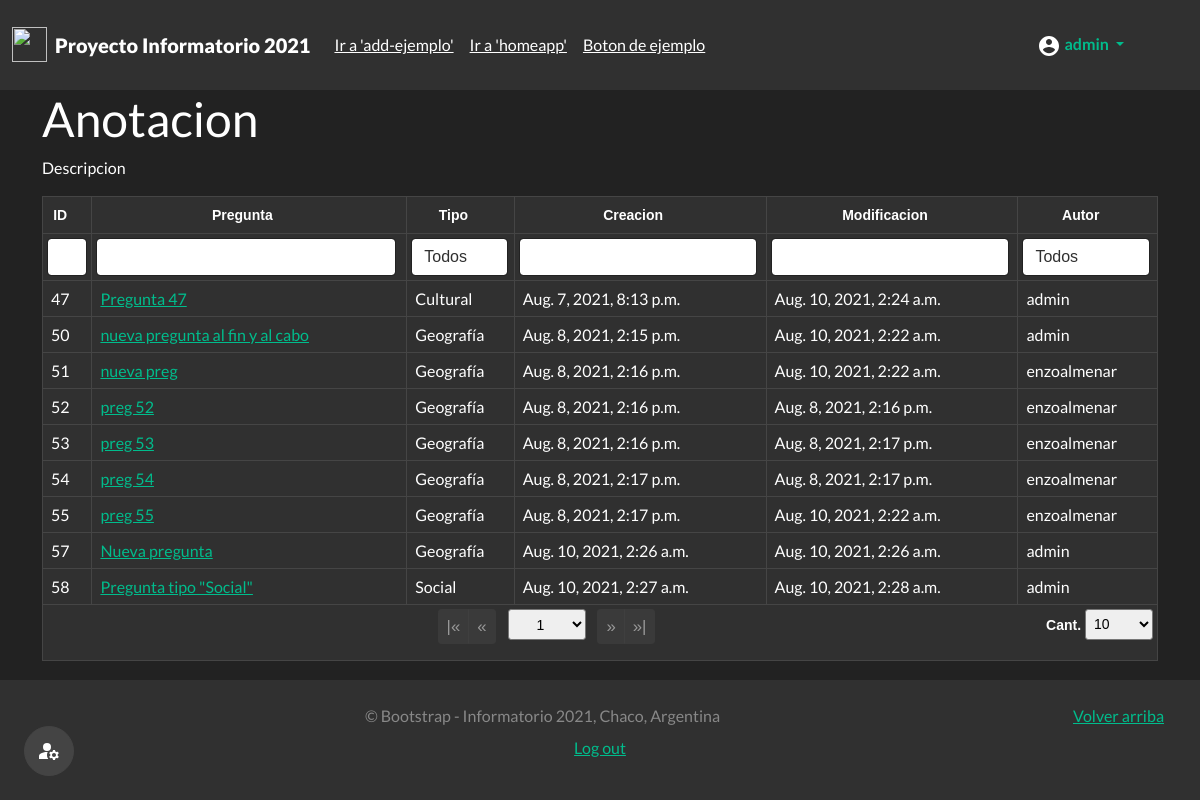
The page /useradmin/prg (signed in) on the database its author committed.
### juego_chaco/models.py (models this page shows)
class Pregunta(models.Model):
    autor = models.ForeignKey(User, on_delete=models.CASCADE) #modificar mas adelante
    pregunta = models.CharField(max_length=500)
    clasificacion = models.CharField(max_length=30,choices=Clasificacion.choices,default=Clasificacion.GEOGRAFIA,)
    fecha_creacion = models.DateTimeField(auto_now_add=True, editable=False)
    fecha_modificacion = models.DateTimeField(auto_now=True)
    def __str__(self):
        return self.pregunta

### authusuario/views.py (the view)
# urls.py: path('useradmin/<str:id>',views.mi_useradmin,name="mi_useradmin"),
@login_required(login_url="login")
@permission_required('authusuario.es_usuario_admin',raise_exception=True)
def mi_useradmin(request,id):
    sw={"prg":admin_cuestionarios,"usr":admin_usuarios,"act":admin_actividades}
    func= sw.get(id,"ERROR")
    if func != "ERROR":
        return func(request)
    raise Http404

### juego_chaco/views.py (called while the page is built)
def admin_cuestionarios(request):
    lista_preguntas=Pregunta.objects.all()
    context={"cuestionario":lista_preguntas}
    return render(request,'admin/admin_cuestionarios.html',context)

### templates/admin/admin_cuestionarios.html (shortened to what this page needs)
{% extends 'base.html' %}
{% load static %}
{% block load_scr %}
<link href={% static 'css/theme.bootstrap_4.css' %} rel="stylesheet">
<link href={% static 'css/jquery.tablesorter.pager.css' %} rel="stylesheet">
{% endblock  %}
{% block content %}
<div class="container">
  <h1>Anotacion</h2>
  <p>Descripcion</p>
  <table class="table table-dark table-bordered table-hover table-responsive">
    <thead class="thead-dark text-center">
      <tr>
        <th>ID</th>
        <th>Pregunta</th>
        <th class="filter-select filter-exact" data-placeholder="Todos">Tipo</th>
        <th>Creacion</th>
        <th>Modificacion</th>
        <th class="filter-select filter-exact" data-placeholder="Todos">Autor</th>
    </thead>
    <tfoot class="text-center">
      <tr>
        <th colspan="7" class="ts-pager">
          <div class="form-inline">
            <div class="btn-group btn-group-sm mx-1" role="group">
              <button type="button" class="btn btn-secondary first" title="first">|&laquo;</button>
              <button type="button" class="btn btn-secondary prev" title="previous">&laquo;</button>
            </div>
            <select class="form-control-sm custom-select px-4 mx-1 pagenum" title="N° de página"></select>
            <div class="btn-group btn-group-sm mx-1" role="group">
              <button type="button" class="btn btn-secondary next" title="next">&raquo;</button>
              <button type="button" class="btn btn-secondary last" title="last">&raquo;|</button>
            </div>
            <p class="float-end">
              <a>Cant.</a>
              <select class="form-control-sm custom-select px-1 pagesize" title="Seleccione el tamaño de página">
                <option selected="selected" value="10">10</option>
            </p>
          </div>
        </th>
      </tr>
    </tfoot>
    <tbody>
      {% for pregunta in cuestionario %}
        <tr>
        <td>{{pregunta.pk}}</td>
        <td><a href= {% url 'editar' 'ver' pregunta.pk %}>{{pregunta}}</a></td>
        <td>{{pregunta.clasificacion}}</td>
        <td>{{pregunta.fecha_creacion}}</td>
        <td>{{pregunta.fecha_modificacion}}</td>
        <td>{{pregunta.autor}}</td>
        </tr>
      {% endfor %}
    </tbody>
  </table>
</div>
{% endblock  %}

### templates/partials/_header.html (shortened to what this page needs)
{% load static %}
<header class="sticky-top">
  <nav class="navbar navbar-expand-md navbar-dark bg-dark">
    <div class="container-fluid">
      <a href={% url 'home'%} class="navbar-brand d-flex align-items-center">
        <img class="me-2" src={% static 'img/w_logo.png' %} alt="" width="35" height="35">
        <div class="navbar-collapse collapse">
          <strong><b>Proyecto Informatorio 2021</b></strong>
        </div>
      </a>
      <div class="navbar-collapse collapse" id="navbarHeader">
        <ul class="navbar-nav me-auto mb-2 mb-md-0">
          <li class="nav-link"><a href='#' class="text-white">Ir a 'add-ejemplo'</a></li>
          <li class="nav-link"><a href='#' class="text-white">Ir a 'homeapp'</a></li>
          <li class="nav-link"><a href="#" class="text-white">Boton de ejemplo</a></li>
        </ul>
      </div>
      {% if user.is_authenticated %}
      <li class="nav-link dropdown">
        <a href="#" class="nav-link dropdown-toggle active" id="navbarDropdownUserInfo" role="button" data-bs-toggle="dropdown" aria-expanded="false">
          <b>{{user.username}}</b>
        </a>
      </li>
      {% else %}
      <li class="nav-link"><a href={% url 'login'%} class="text-white">Iniciar sesion</a><a> / </a><a href={% url 'register'%} class="btn btn-success"><b>Registrarse</b></a></li>
      {% endif %}
    </div>
  </nav>
</header>

### Proyecto_InfoCh2021/static/css/sidebars.css (style rules this page uses)
.dropdown-toggle { outline: 0; }

### templates/admin/admin_cuestionarios.html (style rules this page uses)
.tablesorter-pager .btn-group-sm .btn { font-size: 1.2em; }

### rows shown on the page
Pregunta: pk "47", pregunta "Pregunta 47", clasificacion "Cultural", fecha_creacion "Aug. 7, 2021, 8:13 p.m.", fecha_modificacion "Aug. 10, 2021, 2:24 a.m.", autor "admin"
Pregunta: pk "50", pregunta "nueva pregunta al fin y al cabo", clasificacion "Geografía", fecha_creacion "Aug. 8, 2021, 2:15 p.m.", fecha_modificacion "Aug. 10, 2021, 2:22 a.m.", autor "admin"
Pregunta: pk "51", pregunta "nueva preg", clasificacion "Geografía", fecha_creacion "Aug. 8, 2021, 2:16 p.m.", fecha_modificacion "Aug. 10, 2021, 2:22 a.m.", autor "enzoalmenar"
Pregunta: pk "52", pregunta "preg 52", clasificacion "Geografía", fecha_creacion "Aug. 8, 2021, 2:16 p.m.", fecha_modificacion "Aug. 8, 2021, 2:16 p.m.", autor "enzoalmenar"
Pregunta: pk "53", pregunta "preg 53", clasificacion "Geografía", fecha_creacion "Aug. 8, 2021, 2:16 p.m.", fecha_modificacion "Aug. 8, 2021, 2:17 p.m.", autor "enzoalmenar"
Pregunta: pk "54", pregunta "preg 54", clasificacion "Geografía", fecha_creacion "Aug. 8, 2021, 2:17 p.m.", fecha_modificacion "Aug. 8, 2021, 2:17 p.m.", autor "enzoalmenar"
Pregunta: pk "55", pregunta "preg 55", clasificacion "Geografía", fecha_creacion "Aug. 8, 2021, 2:17 p.m.", fecha_modificacion "Aug. 10, 2021, 2:22 a.m.", autor "enzoalmenar"
Pregunta: pk "57", pregunta "Nueva pregunta", clasificacion "Geografía", fecha_creacion "Aug. 10, 2021, 2:26 a.m.", fecha_modificacion "Aug. 10, 2021, 2:26 a.m.", autor "admin"
Pregunta: pk "58", pregunta "Pregunta tipo \"Social\"", clasificacion "Social", fecha_creacion "Aug. 10, 2021, 2:27 a.m.", fecha_modificacion "Aug. 10, 2021, 2:28 a.m.", autor "admin"

### other values the page prints
{{ user.username }} "admin"
